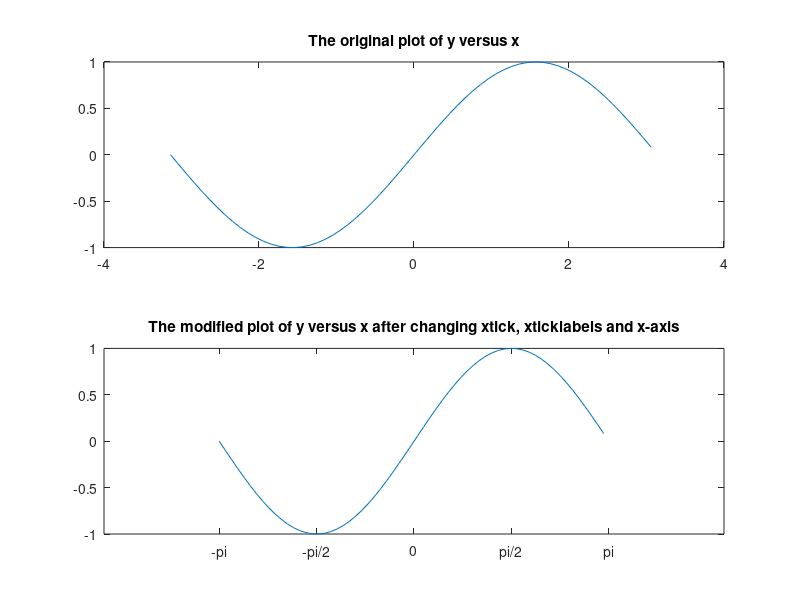

Source code (MATLAB):
clc
clear
close all

figure(1)
subplot(211)
x = -pi:.1:pi;
y = sin(x);
plot(x,y)
title('The original plot of y versus x')

subplot(212)
plot(x,y)
set(gca,'XTick',-pi:pi/2:pi) % No other value in between 
set(gca,'XTickLabel',{'-pi','-pi/2', '0', 'pi/2', 'pi'}) % gca means get current axes handle 
ax=axis % Reads the current axes values 
axis([-5, 5, ax(3), ax(4)])
title('The modified plot of y versus x after changing xtick, xticklabels and x-axis')